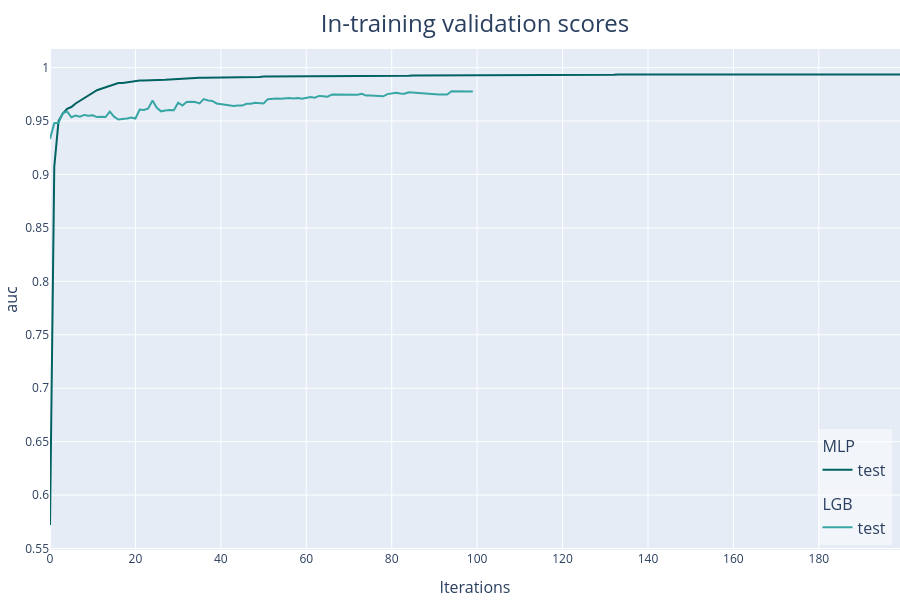

Source (notebook cell):
### Markdown cell above
## Analisar os resultados

### Code cell
experionml.plot_evals(title="In-training validation scores")

### Figure 1 — Plotly figure (JSON) as saved in the notebook; plotly's stock layout.template omitted (floating-point values rounded to 4 significant figures; data arrays with more than 128 entries replaced by an {"elided": "..."} marker saying what was removed)
{"data": [{"hovertemplate": "(%{x}, %{y})<extra>MLP - test</extra>", "legendgroup": "MLP", "legendgrouptitle": {"font": {"size": 16}, "text": "MLP"}, "line": {"color": "rgb(0, 98, 98)", "dash": "solid", "width": 2}, "marker": {"color": "rgb(0, 98, 98)", "line": {"color": "rgba(255, 255, 255, 0.9)", "width": 1}, "size": 8, "symbol": "circle"}, "mode": "lines", "name": "test", "showlegend": true, "type": "scatter", "x": {"elided": "200 int values"}, "xaxis": "x", "y": {"elided": "200 float values"}, "yaxis": "y"}, {"hovertemplate": "(%{x}, %{y})<extra>LGB - test</extra>", "legendgroup": "LGB", "legendgrouptitle": {"font": {"size": 16}, "text": "LGB"}, "line": {"color": "rgb(56, 166, 165)", "dash": "solid", "width": 2}, "marker": {"color": "rgb(56, 166, 165)", "line": {"color": "rgba(255, 255, 255, 0.9)", "width": 1}, "size": 8, "symbol": "circle"}, "mode": "lines", "name": "test", "showlegend": true, "type": "scatter", "x": [0, 1, 2, 3, 4, 5, 6, 7, 8, 9, 10, 11, 12, 13, 14, 15, 16, 17, 18, 19, 20, 21, 22, 23, 24, 25, 26, 27, 28, 29, 30, 31, 32, 33, 34, 35, 36, 37, 38, 39, 40, 41, 42, 43, 44, 45, 46, 47, 48, 49, 50, 51, 52, 53, 54, 55, 56, 57, 58, 59, 60, 61, 62, 63, 64, 65, 66, 67, 68, 69, 70, 71, 72, 73, 74, 75, 76, 77, 78, 79, 80, 81, 82, 83, 84, 85, 86, 87, 88, 89, 90, 91, 92, 93, 94, 95, 96, 97, 98, 99], "xaxis": "x", "y": [0.9333, 0.948, 0.9484, 0.9574, 0.9589, 0.9536, 0.9551, 0.9541, 0.9557, 0.9551, 0.9554, 0.9537, 0.9541, 0.9537, 0.9588, 0.9541, 0.9514, 0.9517, 0.9524, 0.9534, 0.9524, 0.9608, 0.9604, 0.9618, 0.9691, 0.9624, 0.9591, 0.9598, 0.9604, 0.9601, 0.9671, 0.9645, 0.9678, 0.9681, 0.9678, 0.9665, 0.9705, 0.9691, 0.9688, 0.9665, 0.9658, 0.9658, 0.9651, 0.9641, 0.9645, 0.9645, 0.9661, 0.9661, 0.9671, 0.9668, 0.9665, 0.9705, 0.9712, 0.9712, 0.9708, 0.9715, 0.9715, 0.9712, 0.9715, 0.9708, 0.9718, 0.9725, 0.9718, 0.9735, 0.9732, 0.9728, 0.9748, 0.9748, 0.9748, 0.9748, 0.9745, 0.9742, 0.9745, 0.9755, 0.9738, 0.9738, 0.9735, 0.9728, 0.9732, 0.9752, 0.9755, 0.9765, 0.9759, 0.9755, 0.9769, 0.9765, 0.9765, 0.9755, 0.9755, 0.9748, 0.9748, 0.9748, 0.9748, 0.9748, 0.9779, 0.9779, 0.9779, 0.9772, 0.9775, 0.9775], "yaxis": "y"}], "layout": {"font": {"size": 12}, "height": 600, "hoverlabel": {"font": {"size": 16}}, "legend": {"bgcolor": "rgba(255, 255, 255, 0.5)", "font": {"size": 16}, "groupclick": "toggleitem", "traceorder": "grouped", "x": 0.99, "xanchor": "right", "y": 0.01, "yanchor": "bottom"}, "margin": {"b": 50, "l": 50, "pad": 0, "r": 0, "t": 49}, "showlegend": true, "title": {"font": {"size": 24}, "pad": {"b": 15, "t": 15}, "text": "In-training validation scores", "x": 0.5, "xanchor": "center", "xref": "paper", "y": 1, "yanchor": "top"}, "width": 900, "xaxis": {"anchor": "y", "automargin": true, "domain": [0.0, 1.0], "title": {"font": {"size": 16}, "text": "Iterations"}}, "yaxis": {"anchor": "x", "automargin": true, "domain": [0.0, 1.0], "title": {"font": {"size": 16}, "text": "auc"}}}}
